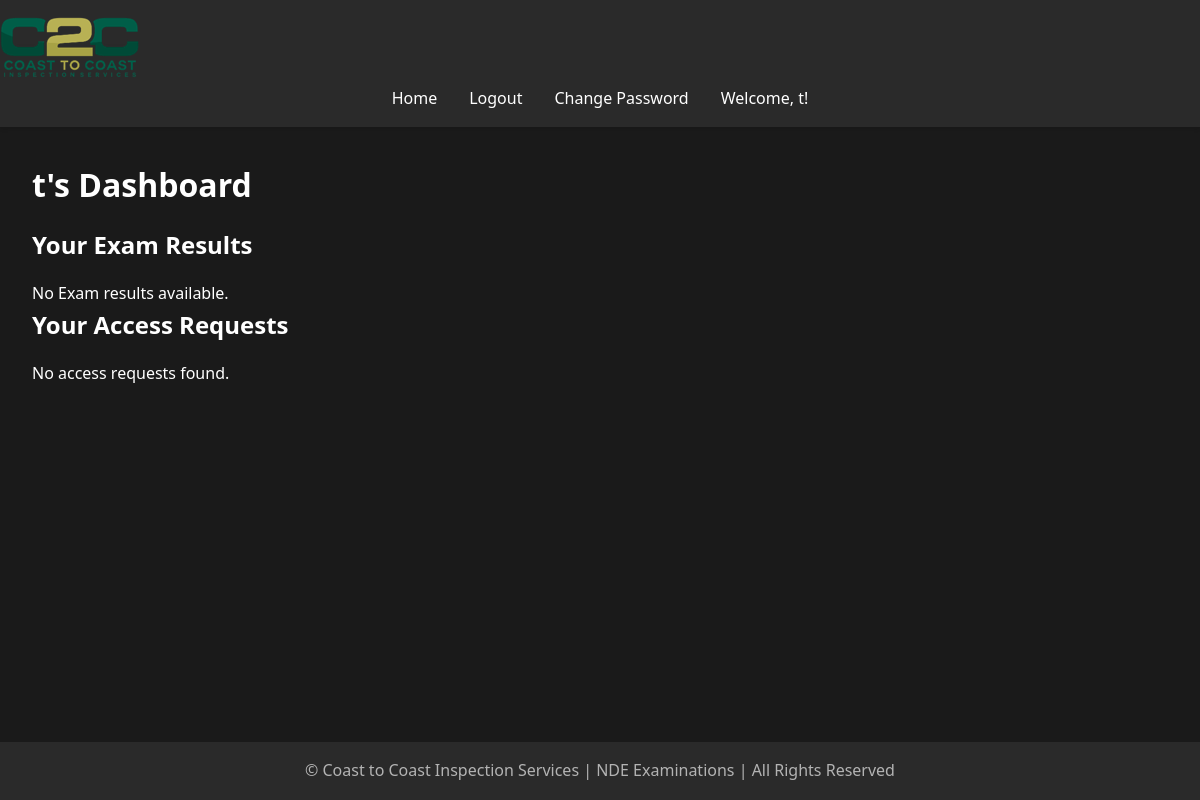
/dashboard (signed in), run on an earlier commit of the app's database.
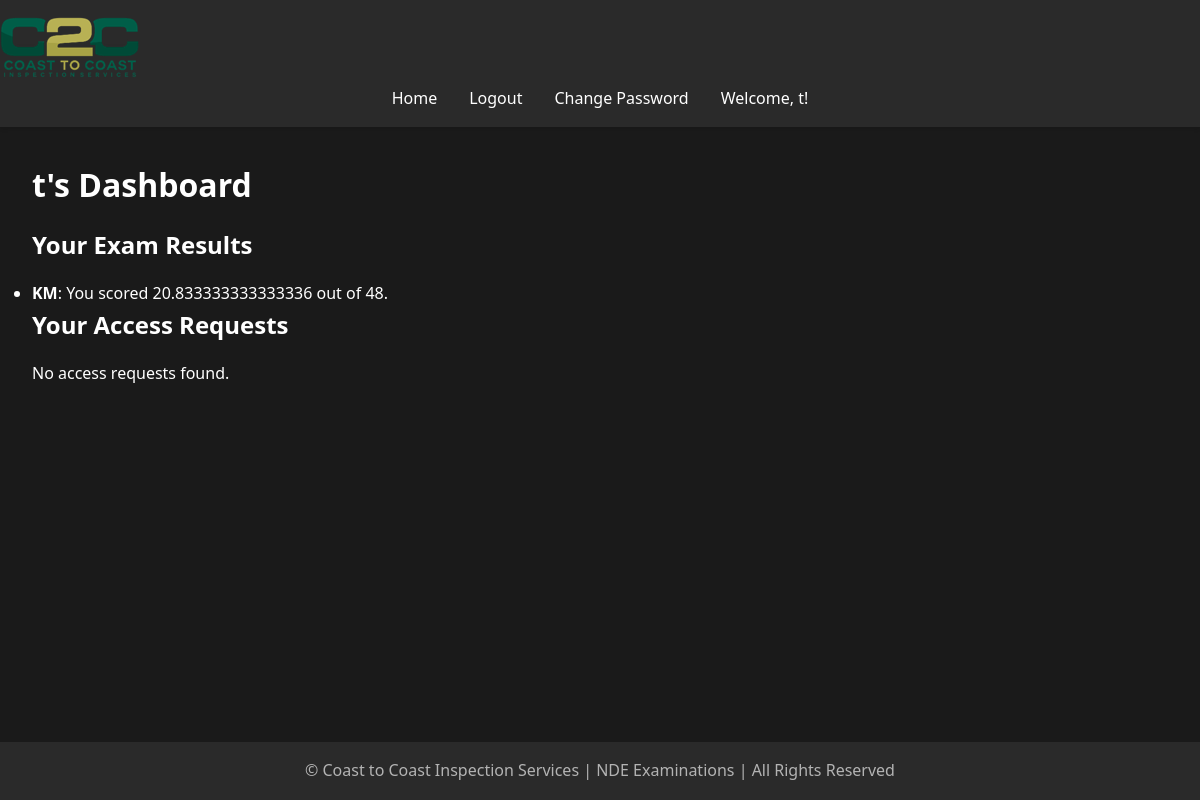
And on a later commit of the database.
### models.py (models this page shows, shortened)
class ExamResult(db.Model):
    id = Column(Integer, primary_key=True)
    user_id = Column(Integer, ForeignKey('user.id', ondelete='CASCADE'), nullable=False)
    exam_id = Column(Integer, ForeignKey('exam.id', ondelete='CASCADE'), nullable=False)
    score = Column(Float, nullable=False)
    date_submitted = Column(DateTime, default=datetime.utcnow)
    user = relationship('User', back_populates='exam_results')
    exam = relationship('Exam', back_populates='exam_results')
    missed_questions = relationship('MissedQuestion', back_populates='exam_result', cascade='all, delete-orphan')

class Exam(db.Model):
    __tablename__ = 'exam'
    id = db.Column(db.Integer, primary_key=True)
    title = db.Column(db.String(100), nullable=False)
    question_count = db.Column(db.Integer, nullable=False, default=10)
    exam_results = relationship('ExamResult', back_populates='exam', cascade='all, delete-orphan')
    questions = relationship('Question', back_populates='exam', cascade='all, delete-orphan')
    accesses = db.relationship('ExamAccess', back_populates='exam', lazy=True, cascade="all, delete-orphan")
    access_requests = db.relationship('ExamAccessRequest', back_populates='exam', lazy=True, cascade="all, delete-orphan")

### app.py (the view)
@app.route('/dashboard')
@login_required
def user_dashboard():
    user_requests = ExamAccessRequest.query.filter_by(user_id=current_user.id).all()
    exam_results = ExamResult.query.filter_by(user_id=current_user.id).all()
    return render_template('user_dashboard.html', requests=user_requests, exam_results=exam_results)

### app.py (called while the page is built)
@app.before_request
def reset_session_on_navigation():
    exam_endpoints = ['take_exam', 'submit_exam']
    current_endpoint = request.endpoint
    if current_endpoint is None:
        return

@app.context_processor
def utility_processor():
    def format_pacific_time(utc_dt):
        pacific_time = utc_to_pacific(utc_dt)
        return pacific_time.strftime('%Y-%m-%d %I:%M:%S %p %Z')
    return dict(format_pacific_time=format_pacific_time)

@login_manager.user_loader
def load_user(user_id):
    return User.query.get(int(user_id))

@app.before_request
def manage_exam_session():
    if 'start_new_exam' in request.args:
        session.pop('answers', None)
        session.pop('flagged', None)
        session.pop('current_index', None)
        session.pop('start_time', None)
    elif 'exam_submitted' in session and request.endpoint != 'exam_results':
        session.pop('answers', None)
        session.pop('flagged', None)
        session.pop('current_index', None)
        session.pop('start_time', None)
        session.pop('exam_submitted', None)

### templates/user_dashboard.html (shortened to what this page needs)
{% extends "base.html" %}
{% block content %}
    <h1>{{ current_user.username }}'s Dashboard</h1>
    <h2>Your Exam Results</h2>
    <ul>
        {% if exam_results %}
            {% for result in exam_results %}
            <li>
                <strong>{{ result.exam.title }}</strong>: You scored {{ result.score }} out of {{ result.exam.questions|length }}.
            </li>
            {% endfor %}
        {% else %}
            <p>No Exam results available.</p>
        {% endif %}
    </ul>
    <h2>Your Access Requests</h2>
    <ul>
        {% if requests %}
            {% for request in requests %}
            <li>
                Exam: <strong>{{ request.exam.title }}</strong> - Status: {{ request.status }}
            </li>
            {% endfor %}
        {% else %}
            <p>No access requests found.</p>
        {% endif %}
    </ul>
{% endblock %}

What changed in the data, as far as the page shows it:
added ExamResult: exam "KM", score "20.833333333333336", exam.questions|length "48"
Also different on the page:
text no longer shown: "No Exam results available."
